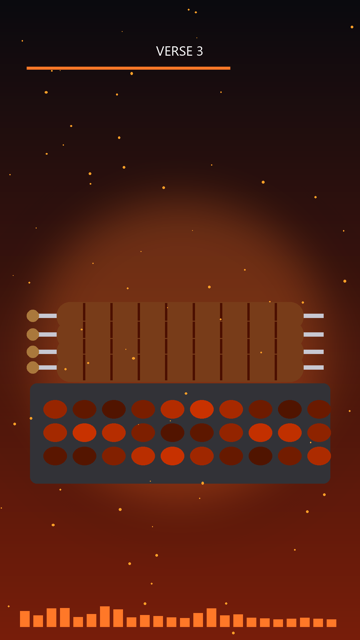
#> input picture prev_125.png, 360 x 640 px
$ python -i make_reel.py   (imports and definitions only)
#> lines starting #> are read from the running program, lines starting #| are printed output that depends on the picture
"""Koobideh reel: 1080x1920 motion graphics, beat-reactive, lyrics captions.
Usage: python make_reel.py "<mp3>" out.mp4 [seconds_limit]
"""
import sys, math, random, subprocess, re
import numpy as np
from PIL import Image, ImageDraw, ImageFont, ImageFilter

MP3, OUT = sys.argv[1], sys.argv[2]
LIMIT = float(sys.argv[3]) if len(sys.argv) > 3 else None
W, H, FPS = 1080, 1920, 30

# ---------- audio ----------
# [2 lines that did not run here, left out]
# [2 lines that did not run here, left out]
SR = 8000
# [2 lines that did not run here, left out]
hop = SR // FPS
# [1 line that did not run here, left out]
# [1 line that did not run here, left out]
# [1 line that did not run here, left out]
# [1 line that did not run here, left out]
# beat pulse = positive jump vs short moving average
# [1 line that did not run here, left out]
# [1 line that did not run here, left out]
# [2 lines not run here, left out]

# ---------- lyrics timing ----------
sections = []  # (name, [lines])
# [9 lines not run here, left out]
# shortcut: vocals spread evenly over 3s..dur-4s weighted by line count (no forced alignment available)
# [1 line that did not run here, left out]
total_lines = sum(len(s[1]) for s in sections)
# [1 line that did not run here, left out]
# [1 line that did not run here, left out]
sec_spans = []
# [7 lines not run here, left out]
# [1 line that did not run here, left out]
# real timing from song2mv sync (overrides the estimate above)
import json, os
_mv = os.path.join(os.path.dirname(os.path.abspath(__file__)), "song2mv-work/song2mv-work/koobideh/mv.json")
# [6 lines not run here, left out]

def section_at(tt):
    for i, (a, b) in enumerate(sec_spans):
        if tt < b + GAP:
            return i, (tt - a) / max(b + GAP - a, 1)
    return len(sec_spans) - 1, 1.0

# [5 lines left out: function line_at, not called in this run]

# ---------- drawing helpers ----------
def font(size, bold=True):
#> called with size = 150, bold = True
    for p in (["C:/Windows/Fonts/segoeuib.ttf", "C:/Windows/Fonts/arialbd.ttf"] if bold else
              ["C:/Windows/Fonts/segoeui.ttf", "C:/Windows/Fonts/arial.ttf"]):
        try:
            return ImageFont.truetype(p, size)
        except OSError:
            pass
    return ImageFont.load_default()
F_BIG, F_MID, F_CAP, F_SM = font(150), font(84), font(62), font(40, False)

PALETTES = {  # bg top, bg bottom, accent
    "Intro": ((40, 8, 8), (150, 40, 10), (255, 190, 60)),
    "Verse 1": ((20, 40, 25), (90, 120, 40), (255, 230, 120)),
    "Pre-Chorus": ((50, 20, 60), (170, 60, 90), (255, 200, 90)),
    "Chorus": ((60, 5, 5), (230, 90, 20), (255, 235, 140)),
    "Verse 2": ((30, 25, 45), (110, 80, 60), (255, 200, 120)),
    "Verse 3": ((10, 10, 15), (120, 30, 10), (255, 120, 40)),
    "Bridge": ((70, 45, 5), (220, 160, 40), (255, 250, 210)),
    "Final Chorus": ((80, 5, 30), (250, 110, 30), (255, 240, 150)),
    "Outro": ((25, 10, 5), (110, 50, 20), (255, 200, 90)),
}
def pal(si):
    name = sections[si][0]
    for k in sorted(PALETTES, key=len, reverse=True):
        if name.startswith(k):
            return k, PALETTES[k]
    return "Intro", PALETTES["Intro"]

grad_cache = {}
# [16 lines left out: functions gradient, blend_bg, not called in this run]

# [1 line not run here, left out]
EMBERS = [[random.uniform(0, W), random.uniform(0, H), random.uniform(1, 4), random.uniform(3, 9)] for _ in range(70)]
CONFETTI = [[random.uniform(0, W), random.uniform(-H, 0), random.uniform(4, 10),
             random.choice([(255, 60, 60), (255, 210, 40), (60, 200, 90), (255, 255, 255)]),
             random.uniform(0, 6.28)] for _ in range(90)]

# [167 lines left out: functions flame, skewer, onion, tomato, rice_plate, text_center and 2 more, not called in this run]

def frame(i):
    t = i / FPS
    si, prog = section_at(t)
    key, (_, _, acc) = pal(si)
    a, p = float(env[min(i, nfr - 1)]), float(pulse[min(i, nfr - 1)])
    img = blend_bg(si, prog)
    # beat glow
    glow = Image.new("RGBA", (W, H), (0, 0, 0, 0))
    gd = ImageDraw.Draw(glow)
    r = 380 + 260 * p
    gd.ellipse([W / 2 - r, 1050 - r, W / 2 + r, 1050 + r], fill=acc + (int(40 + 70 * p),))
    img.alpha_composite(glow.filter(ImageFilter.GaussianBlur(80)))
    d = ImageDraw.Draw(img, "RGBA")
    scene(d, key, t, prog, a, p, acc)
    # top label + progress bar
    d.text((W / 2, 150), sections[si][0].split("–")[0].strip().upper(), font=F_SM, fill=(255, 255, 255, 200), anchor="mm")
    d.rectangle([80, 200, 80 + (W - 160) * t / dur, 208], fill=acc)
    # spectrum-ish bars at bottom edge
    for k in range(24):
        v = env[max(0, i - k)] * (0.6 + 0.4 * math.sin(k * 1.7 + t * 4))
        h = 20 + 90 * v
        d.rectangle([60 + k * 40, H - 40 - h, 88 + k * 40, H - 40], fill=acc + (170,))
    captions(d, t, acc)
    return img.convert("RGB")

# [13 lines not run here, left out]

>>> import cv2
>>> picture = cv2.imread('prev_125.png', cv2.IMREAD_GRAYSCALE)
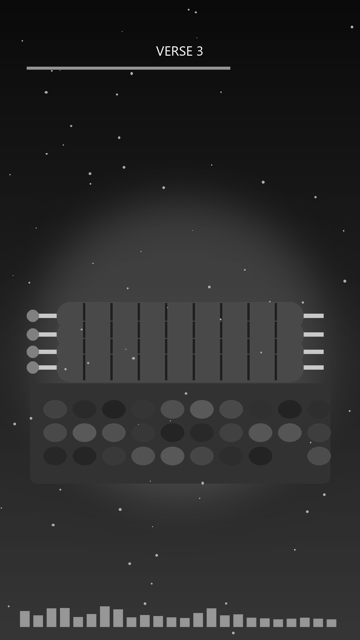
#> picture: shape (640, 360); min 0, max 250, mean 43
>>> result = frame(picture)
#> in frame, `si, prog = section_at(t)`: si = -1; prog = 1
#> (the run stopped early here; a loop or call above may not have finished)

$ run again, on prev_150.png
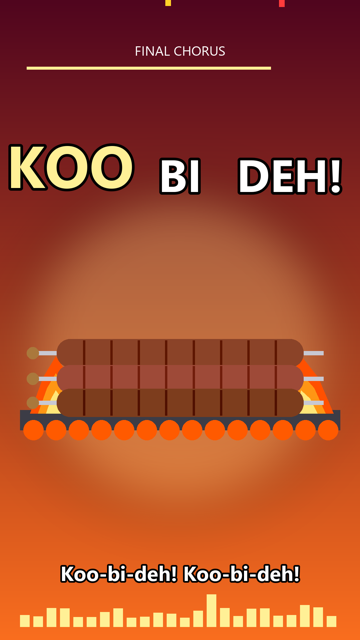
#> input picture prev_150.png, 360 x 640 px
#> `picture = cv2.imread('prev_125.png', cv2.IMREAD_GRAYSCALE)`:
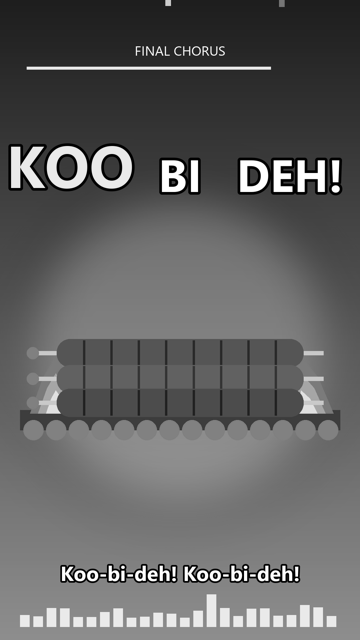
#> picture: shape (640, 360); min 0, max 255, mean 96.7
#> si = -1; prog = 1

$ run again, on prev_186.png
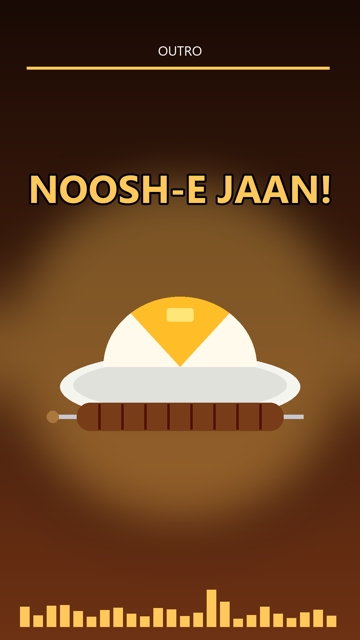
#> input picture prev_186.png, 360 x 640 px
#> `picture = cv2.imread('prev_125.png', cv2.IMREAD_GRAYSCALE)`:
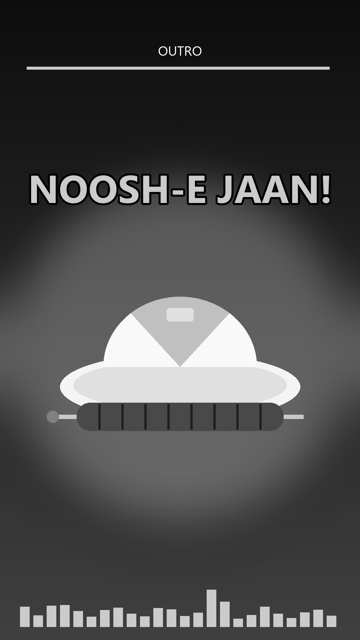
#> picture: shape (640, 360); min 0, max 254, mean 73.6
#> si = -1; prog = 1
